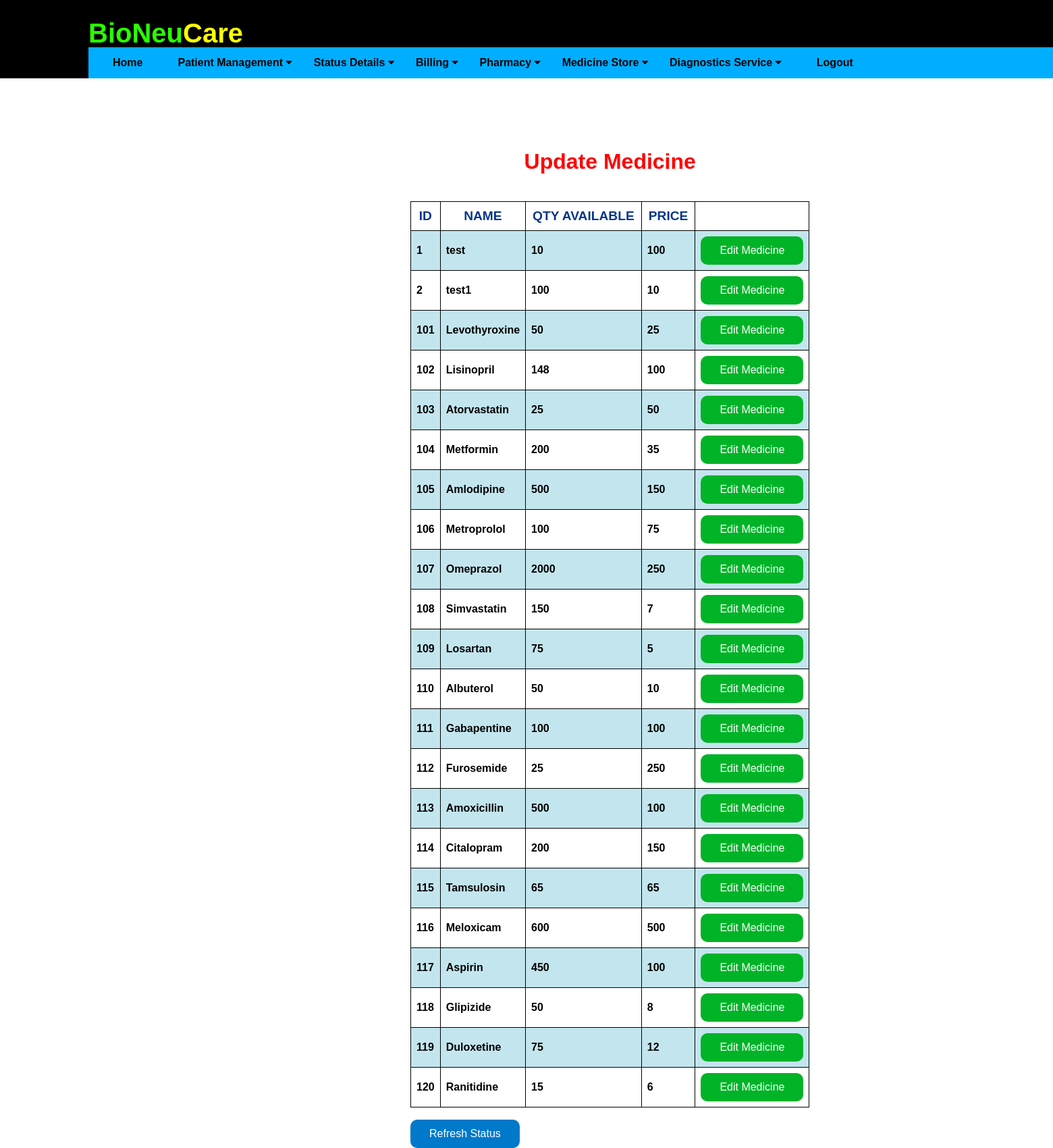
Screenshot of /updatemed (signed in) with the database file from the repository.
### application/routes.py (models this page shows)
class MedicineMaster(db.Model):
    __tablename__ = 'medicinemaster'
    mid = Column(Integer, ForeignKey('medicines.mid'), primary_key=True)
    mname = Column(db.String(20))
    qavailable = Column(db.Integer)
    rate = Column(db.Integer)

### application/routes.py (the view)
@app.route('/updatemed')
def updatemed():
    if 'username' in session:
        usern = session['username']
        print(usern)
        updatep = MedicineMaster.query.all()
        print(updatep)
        if not updatep:
            flash('No Medicines exists in database')
            return redirect( url_for('addMedicine') )
        else:
            print("inside else")
            return render_template('updatemed.html', updatep = updatep)
    else:
        flash('You have been logged out. Please login again')
        return redirect( url_for('login') )
    return render_template('updatemed.html')

### application/templates/updatemed.html (shortened to what this page needs)
{% extends "layout.html" %}
{% block content %}
<div class="stat">
    <h1 style="color: red;"> Update Medicine</h1><br>
    <table border="1" align="center">
        <tr>
            <th>ID</th>
            <th>NAME</th>
            <th>QTY AVAILABLE</th>
            <th>PRICE</th>
            <th></th>
        </tr>
        {% for update in updatep %}
        <tr>
            <td> {{ update.mid }} </td>
            <td> {{ update.mname }} </td>
            <td> {{ update.qavailable }} </td>
            <td> {{ update.rate }} </td>
            <td> <button type="button" class="ubutton" onclick="window.location='editmedicinedetail/{{ update.mid }}'"> Edit Medicine </button> </td>
        </tr>
        {% else %}
        <h3>No Medicines!</h3>
        {% endfor %}
    </table>
    <br>
    <form action="{{ url_for('medicinestatus') }}">
    <button type="submit" class="ibutton" value="Refresh the list">Refresh Status</button>
    </form>
</div>
{% endblock %}

### application/static/css/main.css (style rules this page uses)
html { overflow-y: scroll; overflow-x: hidden; }
body { font-family: Arial, Helvetica, sans-serif; height: 100%; display: flex; flex-direction: column; }
table, th, td { border: 1px solid black; border-collapse: collapse; }
.stat { position: absolute; top: 200px; padding-left: 600px; }
.stat h1 { text-align: center; }

### application/templates/layout.html (style rules this page uses)
table { font-family: arial, sans-serif; border-collapse: collapse; width: 100%; }
td { border: 1px solid #dddddd; text-align: left; font-weight: bold; padding: 8px; }
th { border: 1px solid #dddddd; width: auto; color: #06368a; text-align: center; font-size: larger; font-weight: bolder; padding: 10px; }
tr:nth-child(even) { background-color: #c3e5ee; }
.ubutton { background-color: #00b327;; border: 2px; border-radius: 10px; color: white; padding: 12px 28px; text-align: center; text-decoration: none; display: inline-block; font-size: 16px; }
.ibutton { background-color: #0079ca;; border: 2px; border-radius: 10px; color: white; padding: 12px 28px; text-align: center; text-decoration: none; display: inline-block; font-size: 16px; }

### rows the page displays
MedicineMaster: mid "1", mname "test", qavailable "10", rate "100"
MedicineMaster: mid "2", mname "test1", qavailable "100", rate "10"
MedicineMaster: mid "101", mname "Levothyroxine", qavailable "50", rate "25"
MedicineMaster: mid "102", mname "Lisinopril", qavailable "148", rate "100"
MedicineMaster: mid "103", mname "Atorvastatin", qavailable "25", rate "50"
MedicineMaster: mid "104", mname "Metformin", qavailable "200", rate "35"
MedicineMaster: mid "105", mname "Amlodipine", qavailable "500", rate "150"
MedicineMaster: mid "106", mname "Metroprolol", qavailable "100", rate "75"
MedicineMaster: mid "107", mname "Omeprazol", qavailable "2000", rate "250"
MedicineMaster: mid "108", mname "Simvastatin", qavailable "150", rate "7"
MedicineMaster: mid "109", mname "Losartan", qavailable "75", rate "5"
MedicineMaster: mid "110", mname "Albuterol", qavailable "50", rate "10"
MedicineMaster: mid "111", mname "Gabapentine", qavailable "100", rate "100"
MedicineMaster: mid "112", mname "Furosemide", qavailable "25", rate "250"
MedicineMaster: mid "113", mname "Amoxicillin", qavailable "500", rate "100"
MedicineMaster: mid "114", mname "Citalopram", qavailable "200", rate "150"
MedicineMaster: mid "115", mname "Tamsulosin", qavailable "65", rate "65"
MedicineMaster: mid "116", mname "Meloxicam", qavailable "600", rate "500"
MedicineMaster: mid "117", mname "Aspirin", qavailable "450", rate "100"
MedicineMaster: mid "118", mname "Glipizide", qavailable "50", rate "8"
MedicineMaster: mid "119", mname "Duloxetine", qavailable "75", rate "12"
MedicineMaster: mid "120", mname "Ranitidine", qavailable "15", rate "6"
